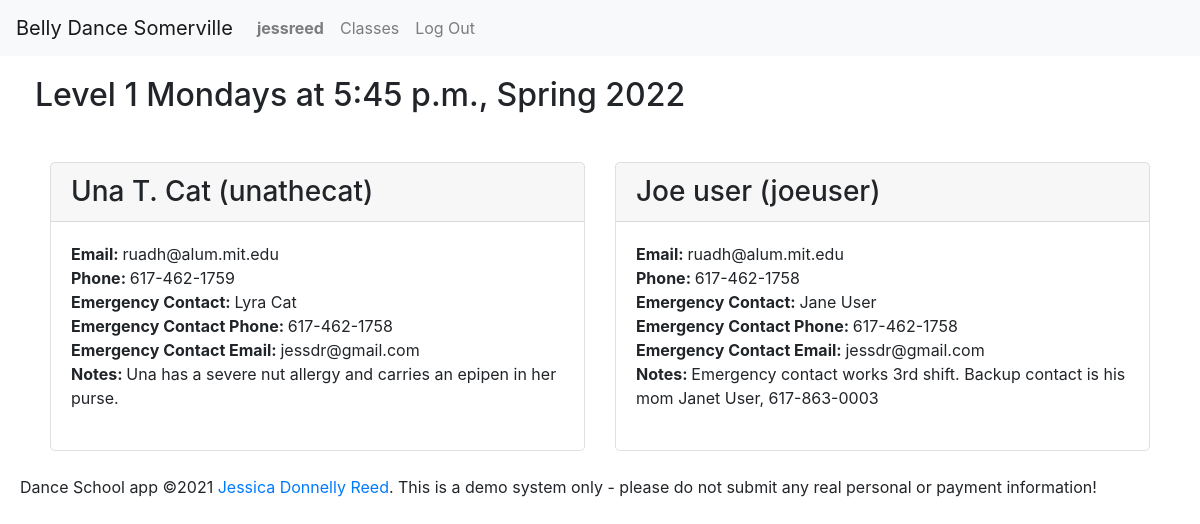
Page /contact-sheet/1 (signed in) on the committed database.
### enrollment/models.py (models this page shows, shortened)
class User(AbstractUser):
    timezone = models.CharField(max_length=32, choices=TIMEZONES,
                                default=settings.DEFAULT_TIMEZONE)
    first_name = models.CharField(max_length=128, null=False, blank=False)
    last_name = models.CharField(max_length=128, null=False, blank=False)
    email = models.EmailField(max_length=254, null=False, blank=False)
    phone = models.CharField(max_length=32, null=True, blank=True)
    emergency_first = models.CharField(max_length=128, null=True, blank=True)
    emergency_last = models.CharField(max_length=128, null=True, blank=True)
    emergency_email = models.EmailField(max_length=254, null=True, blank=True)
    emergency_phone = models.CharField(max_length=32, null=True, blank=True)
    accept_terms = models.DateTimeField(null=True, blank=True)
    contact_sheet_notes = models.CharField(
        max_length=2048, null=True, blank=True)
    def __str__(self):
        return f'{self.first_name} {self.last_name} ({self.username})'

class Offering(models.Model):
    course = models.ForeignKey(
        Course, on_delete=PROTECT, null=False, blank=False, related_name='offerings')
    semester = models.ForeignKey(
        Semester, on_delete=PROTECT, null=False, blank=False, related_name='offerings')
    location = models.ForeignKey(
        Location, on_delete=PROTECT, null=False, blank=False, related_name='offerings')
    hourly_rate = models.DecimalField(
        max_digits=5, decimal_places=2, default=settings.HOURLY_RATE, null=False, blank=False)
    price_override = models.DecimalField(
        max_digits=7, decimal_places=2, null=True, blank=True)
    weekday = models.IntegerField(
        choices=settings.WEEKDAYS, null=False, blank=False)
    start_time = models.TimeField(null=False, blank=False)
    end_time = models.TimeField(null=False, blank=False)
    timezone = models.CharField(max_length=32, choices=TIMEZONES,
                                default=settings.DEFAULT_TIMEZONE)
    start_date = models.DateField(null=False, blank=False)
    end_date = models.DateField(null=False, blank=False)
    backup_class = models.DateTimeField(null=False, blank=False)
    capacity = models.IntegerField(null=False, blank=False)
    schedule_notes = models.CharField(max_length=2048, null=True, blank=True)
    notes = models.CharField(max_length=2048, null=True, blank=True)
    @property
    def weekday_name(self):
        return settings.WEEKDAYS[self.weekday][1]

class Course(models.Model):
    title = models.CharField(max_length=64, null=False, blank=False)
    subtitle = models.CharField(max_length=256, null=False, blank=False)
    description = models.TextField(
        max_length=4096, null=False, blank=False, help_text=settings.MARKDOWN_HELP_TEXT)
    requirements = models.CharField(max_length=256, null=False, blank=False)
    qualifications = models.CharField(max_length=1024, null=False, blank=False)

class Semester(models.Model):
    name = models.CharField(max_length=128, null=False, blank=False)
    start_date = models.DateField(null=False, blank=False)
    end_date = models.DateField(null=False, blank=False)
    registration_open = models.DateTimeField(null=False, blank=False)
    registration_close = models.DateTimeField(null=False, blank=False)
    recital = models.DateTimeField(null=True, blank=True)
    hide = models.BooleanField(default=True, null=True, blank=True)
    def __str__(self):
        return self.name

### enrollment/views.py (the view)
# urls.py: path('contact-sheet/<int:id>', views.contact_sheet, name='contact_sheet'),
@login_required
def contact_sheet(request, id):
    set_timezone(request)
    if request.user.is_staff:
        try:
            offering = Offering.objects.get(id=id)
        except Offering.DoesNotExist:
            offering = None
            students = None
        try:
            students = User.objects.filter(
                orders__line_items__offering=offering).order_by('last_name', 'first_name')
        except User.DoesNotExist:
            students = None
        return render(request, 'enrollment/contact-sheet.html', {
            'offering': offering,
            'students': students
        })
    else:
        return render(request, 'enrollment/contact-sheet.html', {
            'offerings': None,
            'message': 'You are not authorized to view this page'
        })

### enrollment/context_processors.py (called while the page is built)
def global_settings(request):
    return {
    'DEFAULT_TIMEZONE': settings.DEFAULT_TIMEZONE,
    'TIME_FORMAT': settings.TIME_FORMAT,
    'DATE_FORMAT': settings.DATE_FORMAT,
    'DATE_TIME_FORMAT': settings.DATE_TIME_FORMAT,
    'DATE_TIME_FORMAT_NO_YEAR': settings.DATE_TIME_FORMAT_NO_YEAR,
    'DATE_TIME_TIMEZONE_FORMAT': settings.DATE_TIME_TIMEZONE_FORMAT,
    'SCHOOL_NAME': settings.SCHOOL_NAME,
    'SCHOOL_POLICIES': settings.SCHOOL_POLICIES,
    'NO_OFFERINGS': settings.NO_OFFERINGS,
    }

### enrollment/views.py (called while the page is built)
def set_timezone(request):
    if request.user.is_authenticated:
        timezone.activate(request.user.timezone)
    else:
        timezone.activate(settings.DEFAULT_TIMEZONE)

### enrollment/templates/enrollment/contact-sheet.html
{% extends "enrollment/layout.html" %}
{% block body %}
{% if offering %}
    <div class="container" id="contact-sheet">
        <div class="row">
            <h2>{{offering.course.title}} {{offering.weekday_name}}s at {{offering.start_time}}, {{offering.semester}}</h2>
        </div>
        <div class = "row">
            {% if students %}
                {% for student in students %}
                <div class="col-md-6 mb-4">
                    <div class="card h-100">
                        <h3 class="card-header">{{student}}</h3>
                        <div class="card-body">
                            <div>
                                <span class="label">Email: </span> <span>{{student.email}}</span>
                            </div>
                            <div>
                                <span class="label">Phone: </span> <span>{{student.phone}}</span>
                            </div>
                            <div>
                                <span class="label">Emergency Contact: </span> <span>{{student.emergency_first}} {{student.emergency_last}}</span>
                            </div>
                            <div>
                                <span class="label">Emergency Contact Phone: </span> <span>{{student.emergency_phone}}</span>
                            </div>
                            <div>
                                <span class="label">Emergency Contact Email: </span> <span>{{student.emergency_email}}</span>
                            </div>
                            <div>
                                <span class="label">Notes: </span> <span>{{student.contact_sheet_notes|default_if_none:""}}</span>
                            </div>
                        </div>
                    </div>
                </div>
                {% endfor %}
            {% else %}
                <h3>No students enrolled.</h3>
            {% endif %}
        </div>
    </div>
{% endif %}
{% endblock %}

### enrollment/templates/enrollment/layout.html (shortened to what this page needs)
{% load static %}
{% load tz %}
<!DOCTYPE html>
<html lang="en">
<head>
    <link rel="stylesheet" href="https://stackpath.bootstrapcdn.com/bootstrap/4.4.1/css/bootstrap.min.css"
>
    <link href="{% static 'enrollment/styles.css' %}" rel="stylesheet">
</head>
<body>
    <nav class="navbar navbar-expand-sm navbar-light bg-light">
        <a class="navbar-brand" href="#">{{SCHOOL_NAME}}</a>
        <div class="collapse navbar-collapse" id="main-nav">
            <ul class="navbar-nav mr-auto">
                {% if user.is_authenticated %}
                    <li class="nav-item">
                        <a class="nav-link" href="{% url 'view_profile' user.id %}"><strong>{{user.username}}</strong></a>
                    </li>
                {% endif %}
                    <li class="nav-item">
                        <a class="nav-link" href="{% url 'index' %}">Classes</a>
                    </li>
                {% if user.is_authenticated %}
                    <li class="nav-item">
                        <a class="nav-link" href="{% url 'logout' %}">Log Out</a>
                    </li>
                {% endif %}
            </ul>
        </div>
    </nav>
    {% block body %}
    {% endblock %}
    <footer>
        Dance School app &copy;2021 <a href="https://github.com/ruadh">Jessica Donnelly Reed</a>.  This is a demo system only - please do not submit any real personal or payment information!
    </footer>
</body>
</html>

### enrollment/static/enrollment/styles.css (style rules this page uses)
header, footer, .row { margin: 20px; }
.label { font-weight: bold; }
.card { margin: 20px; border-radius: 5px; }
#contact-sheet { margin: 0; width: 100%; }
.col-md-6 .card { margin-left: 0; margin-right: 0; }
.mb-4 .card-body { padding-bottom: 0; }
.container { margin-left: 10px; }
@media (min-width: 768px) { #contact-sheet { max-width: 100%; } }

### rows in the picture
User: username "jessreed"
Offering: course "Level 1", weekday_name "Monday", start_time "5:45 p.m.", semester "Spring 2022"
User: first_name+last_name+username "Una T. Cat (unathecat)", email "ruadh@alum.mit.edu", phone "617-462-1759", emergency_first "Lyra", emergency_last "Cat", emergency_phone "617-462-1758", emergency_email "jessdr@gmail.com", contact_sheet_notes "Una has a severe nut allergy and carries an epipen in her purse."
User: first_name+last_name+username "Joe user (joeuser)", email "ruadh@alum.mit.edu", phone "617-462-1758", emergency_first "Jane", emergency_last "User", emergency_phone "617-462-1758", emergency_email "jessdr@gmail.com", contact_sheet_notes "Emergency contact works 3rd shift. Backup contact is his mom Janet User, 617-863-0003"

### other values in the picture
{{ SCHOOL_NAME }} "Belly Dance Somerville"
